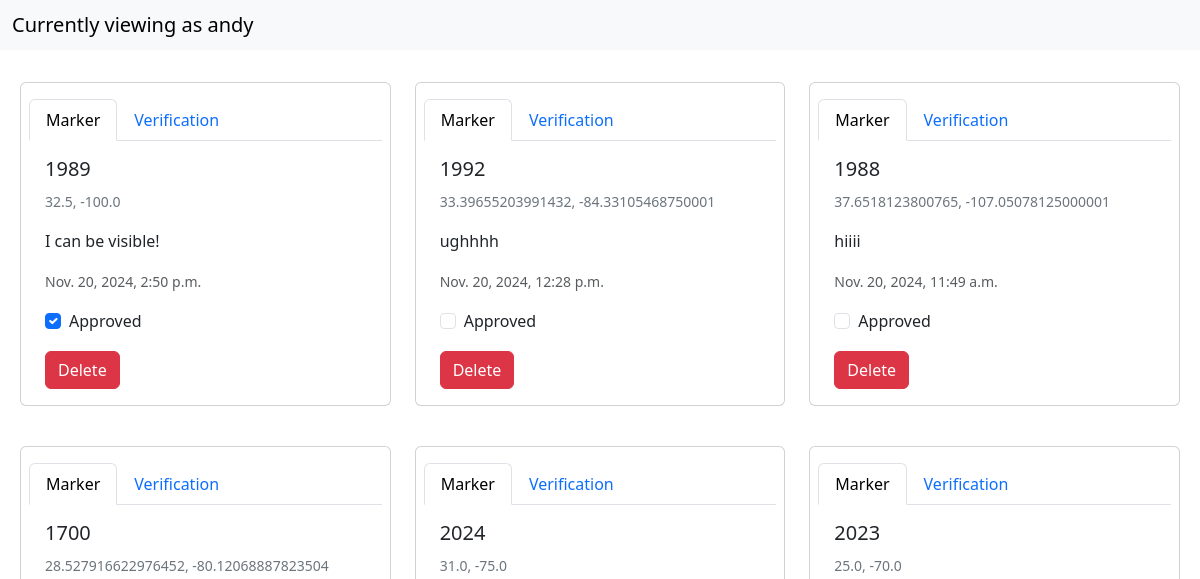
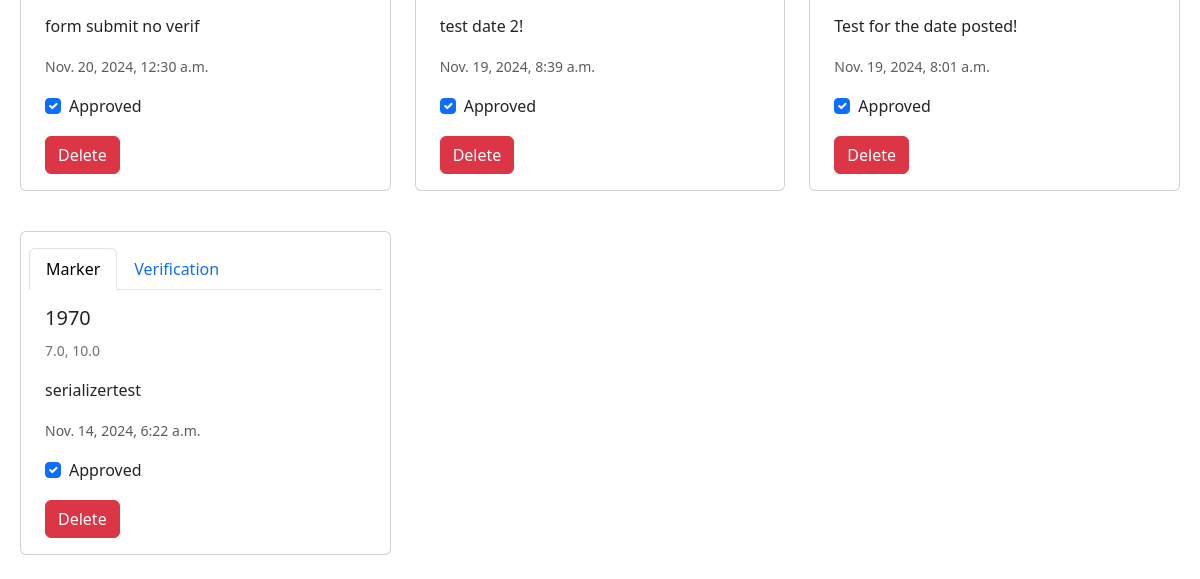
Page /modpanel/moderation/ (signed in) on the earlier database version (2 pictures, top to bottom).
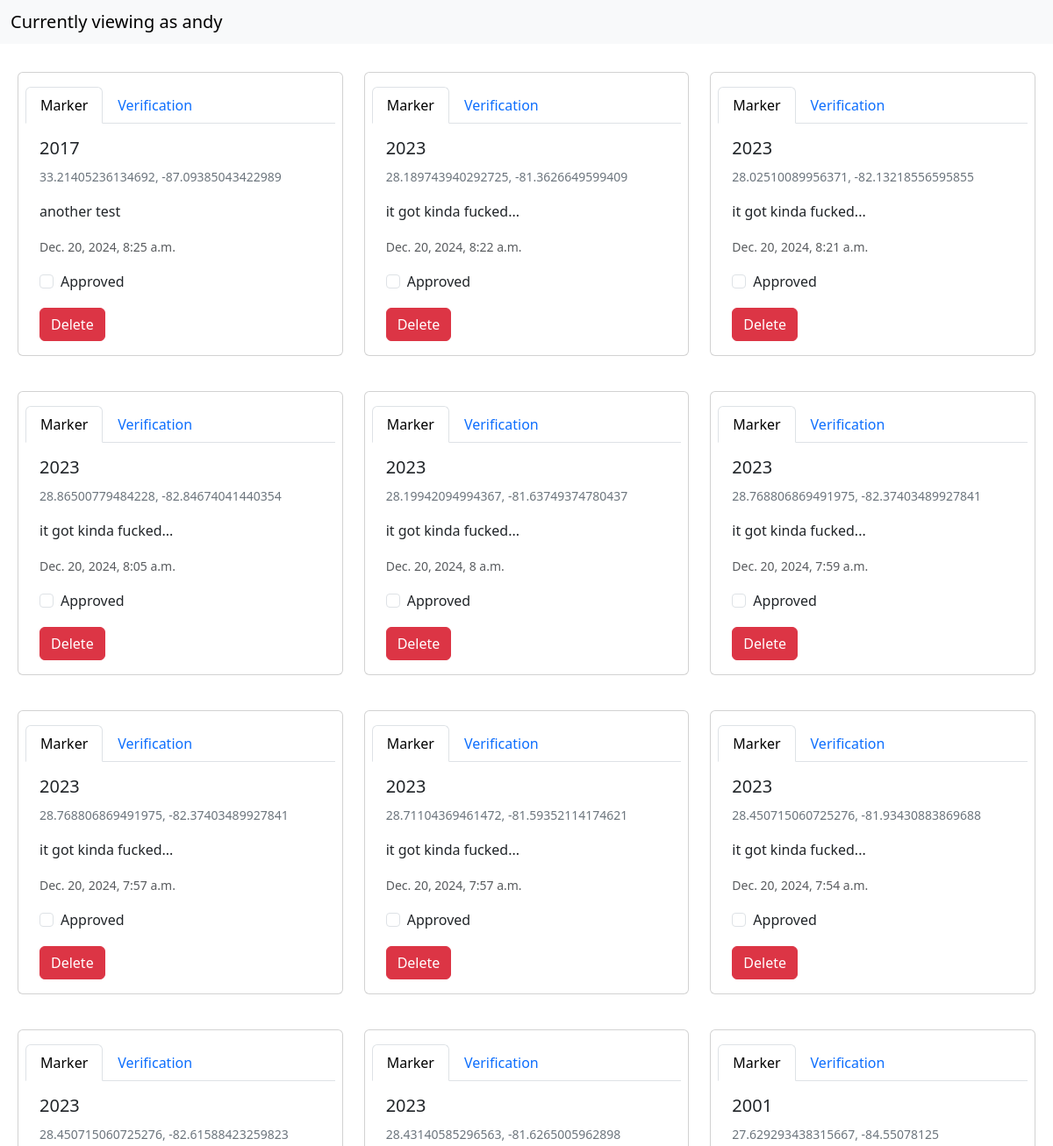
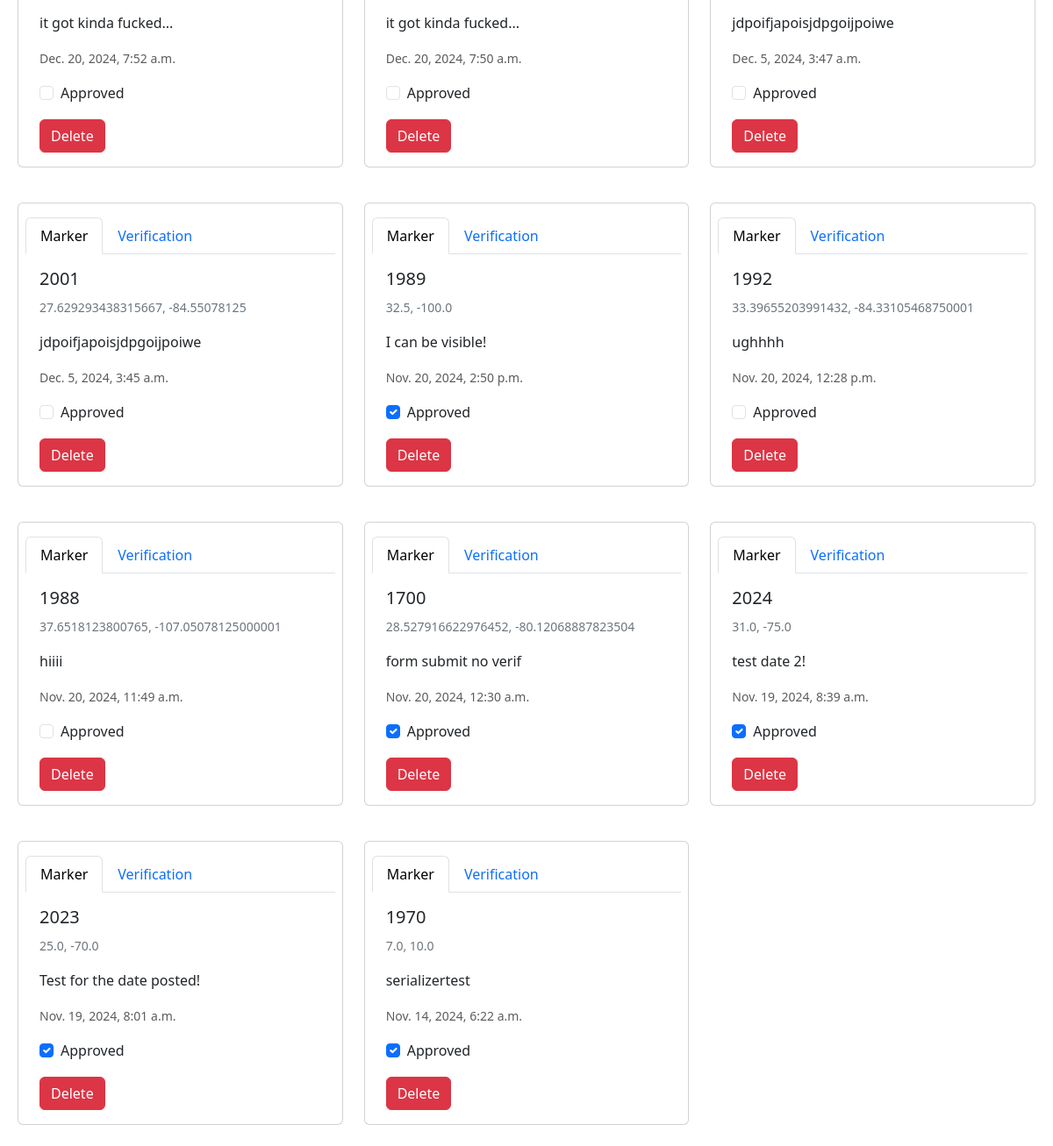
Same page on the later database version (2 pictures, top to bottom).
### map/models.py (models this page shows, shortened)
class Markers(models.Model):
    latitude = models.FloatField(null=False)
    longitude = models.FloatField(null=False)
    fromyear = models.SmallIntegerField(null=True)
    geojson_data = models.JSONField(default=list, null=False)
    storytext = models.CharField(max_length=350, null=False)
    date_posted = models.DateTimeField(auto_now_add=True)
    approved = models.BooleanField(default=False)
    verification = models.OneToOneField(Verification, on_delete=models.SET_NULL, null=True, blank=True)
    class Meta:
        ordering = ['-date_posted'] #order by most recent
        constraints = [UniqueConstraint(fields=['fromyear', 'storytext'], name='unique_story')] #prevent duplicate fromyear and storytext

### moderation/views.py (the view, shortened to what this page needs)
# urls.py: path('moderation/', views.ModerationPanel.as_view(), name='moderation-panel'),
class ModerationPanel(APIView): #TODO add some sort of indication it's been toggled
    renderer_classes = [TemplateHTMLRenderer]
    permission_classes = [IsAuthenticated]
    template_name = 'moderation.html'
    def get(self, request):
        markers = Markers.objects.all().order_by('-date_posted')
        return Response({'markers': markers})

### moderation/templates/moderation.html (shortened to what this page needs)
<!DOCTYPE html>
<html lang="en">
<head>
    <link href="https://cdn.jsdelivr.net/npm/bootstrap@5.3.3/dist/css/bootstrap.min.css" rel="stylesheet">
    <link rel="stylesheet" href="https://unpkg.com/leaflet@1.9.4/dist/leaflet.css" />
</head>
<body>
    <nav class="navbar bg-body-tertiary">
        <div class="container-fluid">
        <span class="navbar-brand mb-0 h1">Currently viewing as {{request.user}}</span>
        </div>
    </nav>
    {% if markers %}
    <div class="row row-cols-1 row-cols-md-3 g-4 m-2">
        {% for marker in markers %}
        <div class="col">
            <div class="card mb-3" id="card-{{ marker.id }}"style="max-width: 540px;" data-marker-id="{{ marker.id }}">
                <nav>
                    <div class="nav nav-tabs mt-3 mx-2" id="nav-tab" role="tablist">
                      <button class="nav-link active" id="nav-marker-tab" data-bs-toggle="tab" data-bs-target="#nav-marker-{{marker.id}}" type="button" role="tab" aria-controls="nav-marker" aria-selected="true">Marker</button>
                      <button class="nav-link" id="nav-verif-tab" data-bs-toggle="tab" data-bs-target="#nav-verif-{{marker.id}}" type="button" role="tab" aria-controls="nav-verif" aria-selected="false">Verification</button>
                    </div>
                  </nav>
                  <div class="tab-content mx-2" id="nav-tabContent">
                    <div class="tab-pane fade show active" id="nav-marker-{{ marker.id }}" role="tabpanel" aria-labelledby="nav-marker-tab" tabindex="0">
                        <div class="card-body">
                            <h5 class="card-title">{{ marker.fromyear }}</h5>
                            <p class="card-text"><small class="text-secondary">{{ marker.latitude }}, {{ marker.longitude }}</small></p>
                            <p class="card-text">{{ marker.storytext }}</p>
                            <p class="card-text"><small class="text-body-secondary">{{ marker.date_posted }}</small></p>
                            <div class="form-check">
                                <input
                                    class="form-check-input"
                                    type="checkbox"
                                    id="flexCheckDefault-{{ marker.id }}"
                                    name="{% url 'marker-update-view' marker.id %}"
                                    {% if marker.approved %} checked {% endif %}
                                >
                                <label class="form-check-label" for="flexCheckDefault-{{ marker.id }}">
                                    Approved
                                </label>
                            </div>
                            <button type="button" class="btn btn-danger mt-3" data-bs-toggle="modal" data-bs-target="#{{ marker.id }}-deleteModal">
                                Delete
                            </button>
                        </div>
                    </div>
                  </div>
            </div>
        </div>
        {% endfor %}
    </div>
    {% else %}
        <p class="text-center m-4">No markers at the moment.</p>
    {% endif %}
</body>

Differences in the rows shown:
added Markers: fromyear "2017", latitude "33.21405236134692", longitude "-87.09385043422989", storytext "another test", date_posted "Dec. 20, 2024, 8:25 a.m."
added Markers: fromyear "2023", latitude "28.189743940292725", longitude "-81.3626649599409", storytext "it got kinda fucked...", date_posted "Dec. 20, 2024, 8:22 a.m."
added Markers: fromyear "2023", latitude "28.02510089956371", longitude "-82.13218556595855", storytext "it got kinda fucked...", date_posted "Dec. 20, 2024, 8:21 a.m."
added Markers: fromyear "2023", latitude "28.86500779484228", longitude "-82.84674041440354", storytext "it got kinda fucked...", date_posted "Dec. 20, 2024, 8:05 a.m."
added Markers: fromyear "2023", latitude "28.19942094994367", longitude "-81.63749374780437", storytext "it got kinda fucked...", date_posted "Dec. 20, 2024, 8 a.m."
added Markers: fromyear "2023", latitude "28.768806869491975", longitude "-82.37403489927841", storytext "it got kinda fucked...", date_posted "Dec. 20, 2024, 7:59 a.m."
added Markers: fromyear "2023", latitude "28.768806869491975", longitude "-82.37403489927841", storytext "it got kinda fucked...", date_posted "Dec. 20, 2024, 7:57 a.m."
added Markers: fromyear "2023", latitude "28.71104369461472", longitude "-81.59352114174621", storytext "it got kinda fucked...", date_posted "Dec. 20, 2024, 7:57 a.m."
added Markers: fromyear "2023", latitude "28.450715060725276", longitude "-81.93430883869688", storytext "it got kinda fucked...", date_posted "Dec. 20, 2024, 7:54 a.m."
added Markers: fromyear "2023", latitude "28.450715060725276", longitude "-82.61588423259823", storytext "it got kinda fucked...", date_posted "Dec. 20, 2024, 7:52 a.m."
added Markers: fromyear "2023", latitude "28.43140585296563", longitude "-81.6265005962898", storytext "it got kinda fucked...", date_posted "Dec. 20, 2024, 7:50 a.m."
added Markers: fromyear "2001", latitude "27.629293438315667", longitude "-84.55078125", storytext "jdpoifjapoisjdpgoijpoiwe", date_posted "Dec. 5, 2024, 3:47 a.m."
added Markers: fromyear "2001", latitude "27.629293438315667", longitude "-84.55078125", storytext "jdpoifjapoisjdpgoijpoiwe", date_posted "Dec. 5, 2024, 3:45 a.m."
